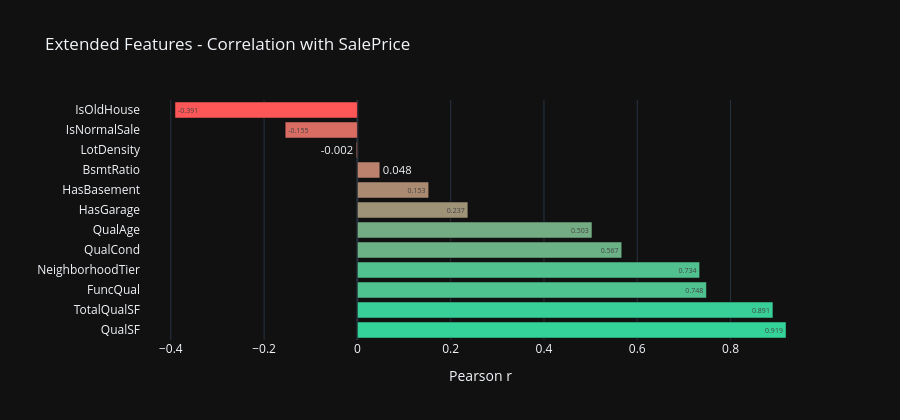

Notebook code for this chart:
### Code cell
fig = px.bar(
    corr_extended.reset_index(),
    x=TARGET,
    y="index",
    orientation="h",
    title="Extended Features - Correlation with SalePrice",
    labels={TARGET: "Pearson r", "index": ""},
    color=TARGET,
    color_continuous_scale=["#ff5757", "#34d399"],
    text_auto=".3f",
)
fig.update_layout(height=420, coloraxis_showscale=False)
fig.show()

### Figure 1 — Plotly figure (JSON) as saved in the notebook; plotly's stock layout.template omitted (floating-point values rounded to 4 significant figures)
{"data": [{"hovertemplate": "Pearson r=%{marker.color}<br>=%{y}<extra></extra>", "legendgroup": "", "marker": {"color": [0.919, 0.8909, 0.7483, 0.7338, 0.5668, 0.5029, 0.2369, 0.1529, 0.04813, -0.002466, -0.1548, -0.3911], "coloraxis": "coloraxis", "pattern": {"shape": ""}}, "name": "", "orientation": "h", "showlegend": false, "textposition": "auto", "texttemplate": "%{x:.3f}", "type": "bar", "x": [0.919, 0.8909, 0.7483, 0.7338, 0.5668, 0.5029, 0.2369, 0.1529, 0.04813, -0.002466, -0.1548, -0.3911], "xaxis": "x", "y": ["QualSF", "TotalQualSF", "FuncQual", "NeighborhoodTier", "QualCond", "QualAge", "HasGarage", "HasBasement", "BsmtRatio", "LotDensity", "IsNormalSale", "IsOldHouse"], "yaxis": "y"}], "layout": {"barmode": "relative", "coloraxis": {"colorbar": {"title": {"text": "Pearson r"}}, "colorscale": [[0, "#ff5757"], [1, "#34d399"]], "showscale": false}, "height": 420, "legend": {"tracegroupgap": 0}, "title": {"text": "Extended Features - Correlation with SalePrice"}, "xaxis": {"anchor": "y", "domain": [0, 1], "title": {"text": "Pearson r"}}, "yaxis": {"anchor": "x", "domain": [0, 1], "title": {"text": ""}}}}
